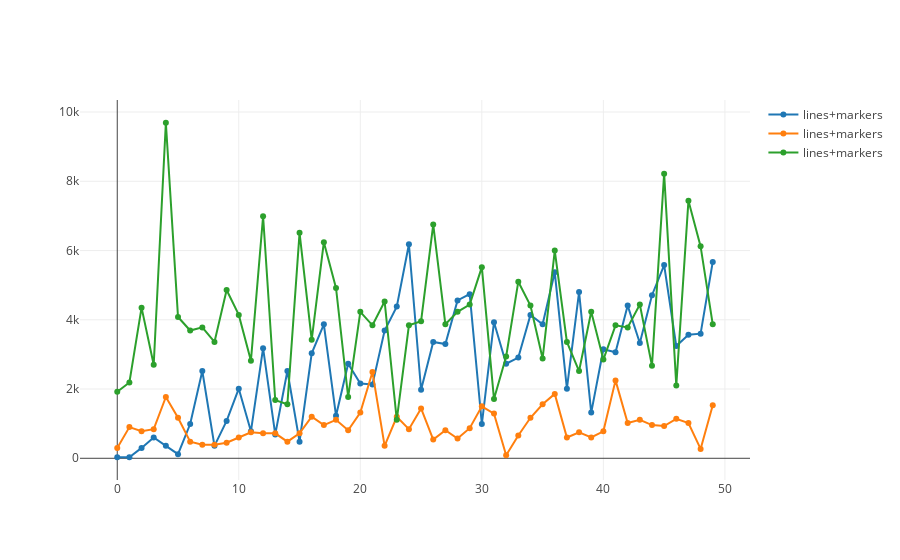

Write notebook code for a chart like this one.
### Code cell
layout = go.Layout(showlegend=True)
fig = go.Figure(data=data, layout=layout)

iplot(fig, filename='show-legend')

### Figure 1 — Plotly figure (JSON) as saved in the notebook; plotly's stock layout.template omitted (floating-point values rounded to 4 significant figures; data arrays with more than 128 entries replaced by an {"elided": "..."} marker saying what was removed)
{"data": [{"mode": "lines+markers", "name": "lines+markers", "type": "scatter", "x": {"elided": "6180 int values"}, "y": [30, 30, 300, 600, 360, 120, 990, 2520, 360, 1080, 2010, 780, 3180, 690, 2520, 480, 3030, 3870, 1230, 2730, 2160, 2130, 3690, 4380, 6180, 1980, 3360, 3300, 4560, 4740, 990, 3930, 2730, 2910, 4140, 3870, 5370, 2010, 4800, 1320, 3150, 3060, 4410, 3330, 4710, 5580, 3240, 3570, 3600, 5670]}, {"mode": "lines+markers", "name": "lines+markers", "type": "scatter", "x": {"elided": "6180 int values"}, "y": [300, 900, 780, 840, 1770, 1170, 480, 390, 390, 450, 600, 750, 720, 720, 480, 720, 1200, 960, 1110, 810, 1320, 2490, 360, 1200, 840, 1440, 540, 810, 570, 870, 1500, 1290, 90, 660, 1170, 1560, 1860, 600, 750, 600, 780, 2250, 1020, 1110, 960, 930, 1140, 1020, 270, 1530]}, {"mode": "lines+markers", "name": "lines+markers", "type": "scatter", "x": {"elided": "6180 int values"}, "y": [1920, 2190, 4350, 2700, 9690, 4080, 3690, 3780, 3360, 4860, 4140, 2820, 6990, 1680, 1560, 6510, 3420, 6240, 4920, 1770, 4230, 3840, 4530, 1110, 3840, 3960, 6750, 3870, 4230, 4440, 5520, 1710, 2940, 5100, 4410, 2880, 6000, 3360, 2520, 4230, 2850, 3840, 3780, 4440, 2670, 8220, 2100, 7440, 6120, 3870]}], "layout": {"showlegend": true}}
